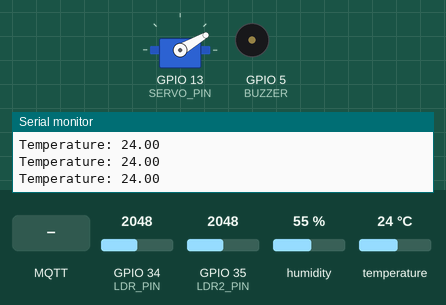
Recording of a sketch running on a simulated ESP32. On the bench: servo, buzzer (waves = sounding), the last lines printed to the serial monitor. The test bench sets the inputs (shaded band); at power-on: GPIO 34 (LDR_PIN) = 2048, temperature 24 °C, GPIO 35 (LDR2_PIN) = 2048, humidity 55 %. WiFi joins after 1.5 s; servers stay silent unless stated; network time is answered at once with the bench clock; the local clock reads 2024-03-15 10:24:30 at power-on unless the sketch sets it; no MQTT or app messages arrive unless stated.

Above: at 2.7 s.
2.8 s: MQTT message "1" arrives on the first subscribed topic
At 3.8 s:
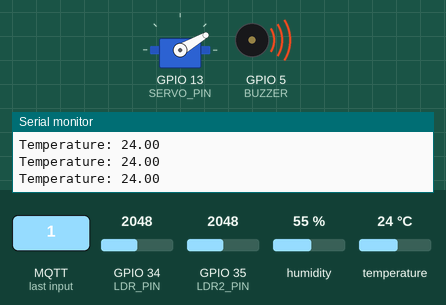
6.5 s: MQTT message "CSE-ADMIN-SCH-ON" arrives on the first subscribed topic
At 7.5 s:
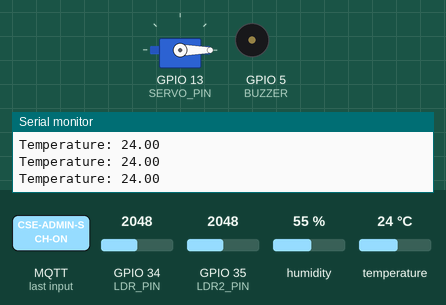
8.0 s: GPIO 34 (LDR_PIN) set to 122
At 11.2 s:
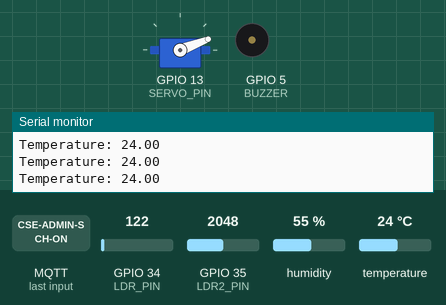
11.5 s: temperature set to 12 °C
At 16.2 s:
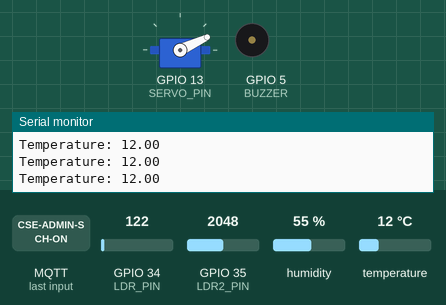
16.5 s: MQTT message "CSE-ADMIN-SCH-ON" arrives on the second subscribed topic
At 17.7 s:
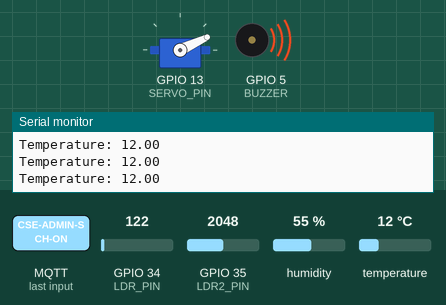
18.0 s: MQTT message "0" arrives on the first subscribed topic
At 18.4 s:
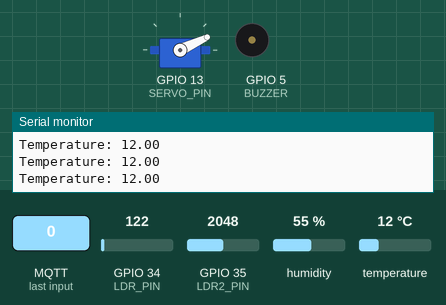
Timing chart, 0 to 20.5 s (numbered marks = the images above; inputs shaded):
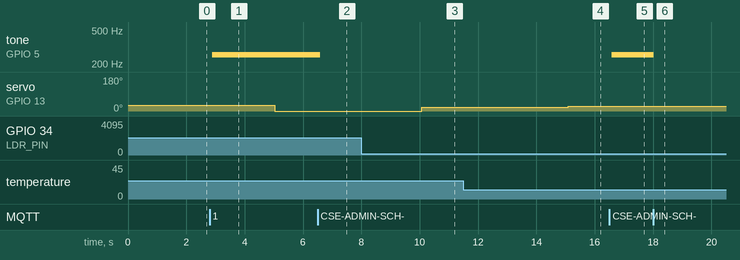

Measured:
- after the input at 2.8 s, tone on GPIO 5 (BUZZER): silent → 256 Hz after 0.10 s
- after the input at 6.5 s, tone on GPIO 5 (BUZZER): 256 Hz → silent after 0.09 s
- after the input at 8.0 s, servo on GPIO 13 (SERVO_PIN): 0° → 21° after 2.1 s
- after the input at 11.5 s, servo on GPIO 13 (SERVO_PIN): 21° → 25° after 3.6 s
- after the input at 16.5 s, tone on GPIO 5 (BUZZER): silent → 256 Hz after 0.08 s
- after the input at 18.0 s, tone on GPIO 5 (BUZZER): 256 Hz → silent at once

The sketch:

testing3.ino
```cpp
#include <WiFi.h>
#include <PubSubClient.h>
#include <DHTesp.h>
#include <NTPClient.h>
#include <WiFiUdp.h>
#include <Servo.h>
#include <math.h>

#define DHTPIN 12
#define BUZZER 5
#define LDR_PIN 34 // First LDR
#define LDR2_PIN 35 // Second LDR
#define SERVO_PIN 13 // Servo motor

WiFiClient espClient;
PubSubClient mqttClient(espClient);
WiFiUDP ntpUDP;
NTPClient timeClient(ntpUDP);
Servo servo;

char tempAr[6];
char lightAr[6];
char light2Ar[6];
char servoAngleAr[6];
DHTesp dhtSensor;
bool isScheduleON = false;
unsigned long scheduledOnTime;

// LDR variables
float ldrReadings[24];
float ldr2Readings[24];
int ldrIndex = 0;
unsigned long lastLdrSample = 0;
unsigned long lastLdrPublish = 0;
int sampleInterval = 5000; // Default 5 seconds (in ms)
int sendInterval = 120000; // Default 2 minutes (in ms)
int ldrReadingCount = 0;

// Servo control parameters
float thetaOffset = 30.0; // Default θ_offset
float gamma = 0.75; // Default γ
float tMed = 30.0; // Default T_med

void setup() {
  Serial.begin(115200);
  setupWifi();
  setupMqtt();
  dhtSensor.setup(DHTPIN, DHTesp::DHT11); // Use DHT11
  timeClient.begin();
  timeClient.setTimeOffset(5.5 * 3600);
  pinMode(BUZZER, OUTPUT);
  digitalWrite(BUZZER, LOW);
  pinMode(LDR_PIN, INPUT);
  pinMode(LDR2_PIN, INPUT);
  servo.attach(SERVO_PIN);
  servo.write(30); // Initial position
}

void loop() {
  if (!mqttClient.connected()) {
    connectToBroker();
  }
  mqttClient.loop();

  // Temperature update
  updateTemperature();
  Serial.println("Temperature: " + String(tempAr));
  mqttClient.publish("CSE-ADMIN-TEMP", tempAr);

  // LDR sampling
  unsigned long currentMillis = millis();
  if (currentMillis - lastLdrSample >= sampleInterval) {
    readLdr();
    updateServoAngle();
    lastLdrSample = currentMillis;
  }

  // Publish LDR averages
  if (currentMillis - lastLdrPublish >= sendInterval && ldrReadingCount >= 24) {
    publishLdrAverage();
    lastLdrPublish = currentMillis;
  }

  checkSchedule();
  delay(100);
}

void buzzerOn(bool on) {
  if (on) {
    tone(BUZZER, 256);
  } else {
    noTone(BUZZER);
  }
}

void setupMqtt() {
  mqttClient.setServer("broker.hivemq.com", 1883);
  mqttClient.setCallback(receiveCallback);
}

void receiveCallback(char* topic, byte* payload, unsigned int length) {
  Serial.print("Message arrived [");
  Serial.print(topic);
  Serial.println("] ");
  char payloadCharAr[length + 1];
  for (int i = 0; i < length; i++) {
    payloadCharAr[i] = (char)payload[i];
  }
  payloadCharAr[length] = '\0';
  Serial.println(payloadCharAr);

  if (strcmp(topic, "CSE-ADMIN-MAIN-ON-OFF") == 0) {
    buzzerOn(payloadCharAr[0] == '1');
  } else if (strcmp(topic, "CSE-ADMIN-SCH-ON") == 0) {
    if (payloadCharAr[0] == 'N') {
      isScheduleON = false;
    } else {
      isScheduleON = true;
      scheduledOnTime = atol(payloadCharAr);
    }
  } else if (strcmp(topic, "CSE-ADMIN-LDR-SAMPLE-INTERVAL") == 0) {
    sampleInterval = atoi(payloadCharAr) * 1000;
    ldrIndex = 0;
    ldrReadingCount = 0;
  } else if (strcmp(topic, "CSE-ADMIN-LDR-SEND-INTERVAL") == 0) {
    sendInterval = atoi(payloadCharAr) * 1000;
    ldrIndex = 0;
    ldrReadingCount = 0;
  } else if (strcmp(topic, "CSE-ADMIN-THETA-OFFSET") == 0) {
    thetaOffset = atof(payloadCharAr);
  } else if (strcmp(topic, "CSE-ADMIN-GAMMA") == 0) {
    gamma = atof(payloadCharAr);
  } else if (strcmp(topic, "CSE-ADMIN-TMED") == 0) {
    tMed = atof(payloadCharAr);
  }
}

void connectToBroker() {
  while (!mqttClient.connected()) {
    Serial.println("Attempting MQTT connection...");
    if (mqttClient.connect("ESP32Client")) {
      Serial.println("connected");
      mqttClient.subscribe("CSE-ADMIN-MAIN-ON-OFF");
      mqttClient.subscribe("CSE-ADMIN-SCH-ON");
      mqttClient.subscribe("CSE-ADMIN-LDR-SAMPLE-INTERVAL");
      mqttClient.subscribe("CSE-ADMIN-LDR-SEND-INTERVAL");
      mqttClient.subscribe("CSE-ADMIN-THETA-OFFSET");
      mqttClient.subscribe("CSE-ADMIN-GAMMA");
      mqttClient.subscribe("CSE-ADMIN-TMED");
    } else {
      Serial.print("failed, rc=");
      Serial.println(mqttClient.state());
      delay(5000);
    }
  }
}

void updateTemperature() {
  TempAndHumidity data = dhtSensor.getTempAndHumidity();
  String(data.temperature, 2).toCharArray(tempAr, 6);
}

void setupWifi() {
  Serial.println("Connecting to WiFi...");
  WiFi.begin("Wokwi-GUEST", "");
  while (WiFi.status() != WL_CONNECTED) {
    delay(500);
    Serial.print(".");
  }
  Serial.println("\nWiFi connected");
  Serial.println("IP address: " + WiFi.localIP().toString());
}

unsigned long getTime() {
  timeClient.update();
  return timeClient.getEpochTime();
}

void checkSchedule() {
  if (isScheduleON) {
    unsigned long currentTime = getTime();
    if (currentTime > scheduledOnTime) {
      buzzerOn(true);
      isScheduleON = false;
      mqttClient.publish("CSE-ADMIN-MAIN-ON-OFF-ESP", "1");
      mqttClient.publish("CSE-ADMIN-SCH-ESP-ON", "0");
      Serial.println("Scheduled ON time");
    }
  } else {
    if (mqttClient.connected()) {
      mqttClient.publish("CSE-ADMIN-MAIN-ON-OFF", "0");
    }
  }
}

void readLdr() {
  int rawValue = analogRead(LDR_PIN);
  float normalized = rawValue / 4095.0;
  ldrReadings[ldrIndex] = normalized;

  int rawValue2 = analogRead(LDR2_PIN);
  float normalized2 = rawValue2 / 4095.0;
  ldr2Readings[ldrIndex] = normalized2;

  ldrIndex = (ldrIndex + 1) % 24;
  if (ldrReadingCount < 24) ldrReadingCount++;
}

void publishLdrAverage() {
  if (ldrReadingCount == 0) return;
  float sum = 0;
  float sum2 = 0;
  for (int i = 0; i < ldrReadingCount; i++) {
    sum += ldrReadings[i];
    sum2 += ldr2Readings[i];
  }
  float average = sum / ldrReadingCount;
  float average2 = sum2 / ldrReadingCount;
  String(average, 2).toCharArray(lightAr, 6);
  String(average2, 2).toCharArray(light2Ar, 6);
  mqttClient.publish("CSE-ADMIN-LDR-AVG", lightAr);
  mqttClient.publish("CSE-ADMIN-LDR2-AVG", light2Ar);
  Serial.println("LDR1 Average: " + String(lightAr));
  Serial.println("LDR2 Average: " + String(light2Ar));
}

void updateServoAngle() {
  TempAndHumidity data = dhtSensor.getTempAndHumidity();
  float T = data.temperature;
  float I = ldrReadings[ldrIndex == 0 ? 23 : ldrIndex - 1]; // Latest LDR1 reading
  float ts = sampleInterval / 1000.0; // Convert to seconds
  float tu = sendInterval / 1000.0; // Convert to seconds
  float theta = thetaOffset + (180.0 - thetaOffset) * I * gamma * log(ts / tu) * (T / tMed);
  theta = constrain(theta, 0, 180); // Ensure within 0-180
  servo.write((int)theta);
  String(theta, 2).toCharArray(servoAngleAr, 6);
  mqttClient.publish("CSE-ADMIN-SERVO-ANGLE", servoAngleAr);
  Serial.println("Servo Angle: " + String(servoAngleAr));
}
```
